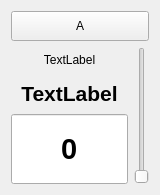
   <widget class="QWidget" name="gridLayoutWidget_7">
    <property name="geometry">
     <rect>
      <x>230</x>
      <y>540</y>
      <width>160</width>
      <height>175</height>
     </rect>
    </property>
    <layout class="QGridLayout" name="gridLayout_7">
     <item row="1" column="1" rowspan="3">
      <widget class="QSliderMod1" name="verticalSlider_7">
       <property name="contextMenuPolicy">
        <enum>Qt::CustomContextMenu</enum>
       </property>
       <property name="orientation">
        <enum>Qt::Vertical</enum>
       </property>
      </widget>
     </item>
     <item row="1" column="0">
      <widget class="QLabel" name="blockLabel_7">
       <property name="minimumSize">
        <size>
         <width>100</width>
         <height>25</height>
        </size>
       </property>
       <property name="contextMenuPolicy">
        <enum>Qt::CustomContextMenu</enum>
       </property>
       <property name="text">
        <string>TextLabel</string>
       </property>
       <property name="alignment">
        <set>Qt::AlignCenter</set>
       </property>
      </widget>
     </item>
     <item row="3" column="0">
      <widget class="QLineEditMod1" name="lineEdit_7">
       <property name="minimumSize">
        <size>
         <width>100</width>
         <height>70</height>
        </size>
       </property>
       <property name="font">
        <font>
         <pointsize>22</pointsize>
         <weight>75</weight>
         <bold>true</bold>
        </font>
       </property>
       <property name="contextMenuPolicy">
        <enum>Qt::CustomContextMenu</enum>
       </property>
       <property name="text">
        <string>0</string>
       </property>
       <property name="alignment">
        <set>Qt::AlignCenter</set>
       </property>
      </widget>
     </item>
     <item row="2" column="0">
      <widget class="QLabel" name="paramLabel_7">
       <property name="minimumSize">
        <size>
         <width>100</width>
         <height>30</height>
        </size>
       </property>
       <property name="font">
        <font>
         <pointsize>16</pointsize>
         <weight>75</weight>
         <bold>true</bold>
        </font>
       </property>
       <property name="contextMenuPolicy">
        <enum>Qt::CustomContextMenu</enum>
       </property>
       <property name="text">
        <string>TextLabel</string>
       </property>
       <property name="alignment">
        <set>Qt::AlignCenter</set>
       </property>
      </widget>
     </item>
     <item row="0" column="0" colspan="2">
      <widget class="QPushButton" name="parameter_pushButton_1">
       <property name="minimumSize">
        <size>
         <width>0</width>
         <height>30</height>
        </size>
       </property>
       <property name="contextMenuPolicy">
        <enum>Qt::CustomContextMenu</enum>
       </property>
       <property name="text">
        <string>A</string>
       </property>
       <property name="checkable">
        <bool>true</bool>
       </property>
      </widget>
     </item>
    </layout>
   </widget>
